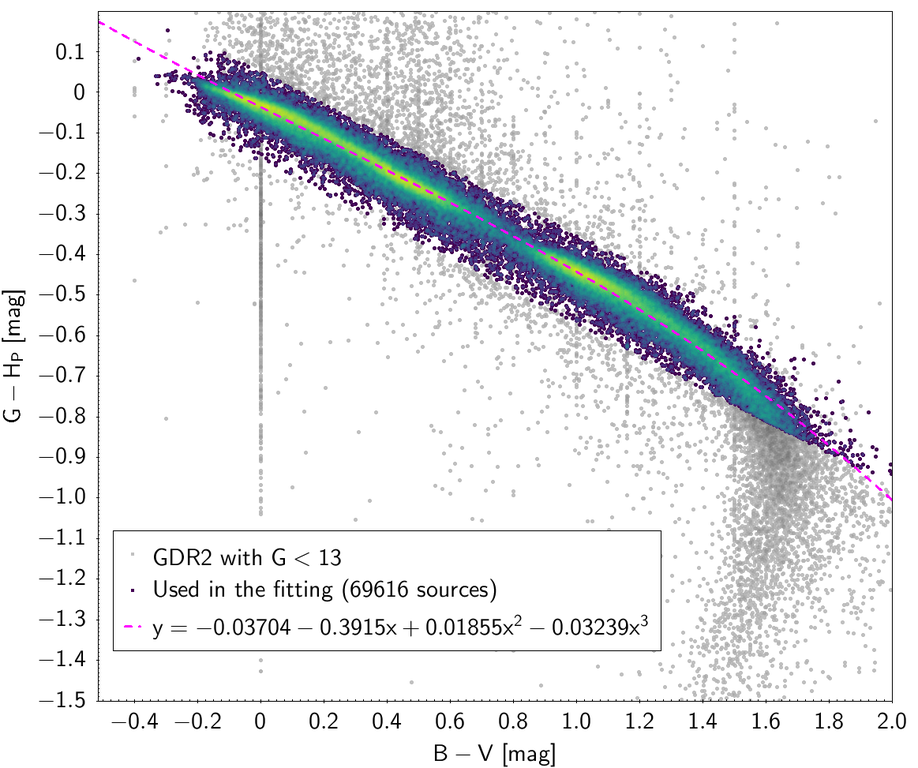
#> input picture ZOI/VR_Star/Assets/Gaia-BV_Graph/img/cu5pho_PhotTransf_GHvsBV.png, 918 x 768 px, shrunk from 1163 x 973 before the run
$ python render.py
#> lines starting #> are read from the running program, lines starting #| are printed output that depends on the picture
from cmath import sqrt
import os
import numpy as np
import matplotlib.pyplot as plt
from PIL import Image

fig, ax = plt.subplots()
plt.xlim(-0.82, 2.08)
plt.ylim(-1.67, 0.23)

x1 = np.arange(-1.1, 2.08, 0.01)
y1 = -0.03704 - 0.3915*x1 + 0.01855*x1**2 - 0.03239*x1**3
y2 = np.arange(-1.5, 0.2, 0.01)
def f(y):
    if(y >= -0.5):
        return -2.4*y-0.075
    else:
        #-2.1y^2-4.2y-0.45
        return -2.1 * y ** 2 - 4.2 * y - 0.45
x2 = np.vectorize(f)(y2)

c1,c2 = "black","red"
l1,l2 = "original","this graph"

ax.set_xlabel('$B-V[mag]$')
ax.set_ylabel('$G-H_P[mag]$')
ax.grid()
ax.plot(x1, y1, color=c1, label=l1)
ax.plot(x2, y2, color=c2, label=l2)
ax.legend(loc=0)
im = Image.open(os.path.dirname(__file__) + "/img/cu5pho_PhotTransf_GHvsBV.png")
#> im is the input picture: PIL image 918x768 RGB; mean R, G, B 232.5, 234, 236.2
ax.imshow(im, extent=[*ax.get_xlim(), *ax.get_ylim()], aspect='auto', alpha=0.6)
fig.tight_layout()
plt.savefig(os.path.dirname(__file__) + '/out.png', dpi=300)
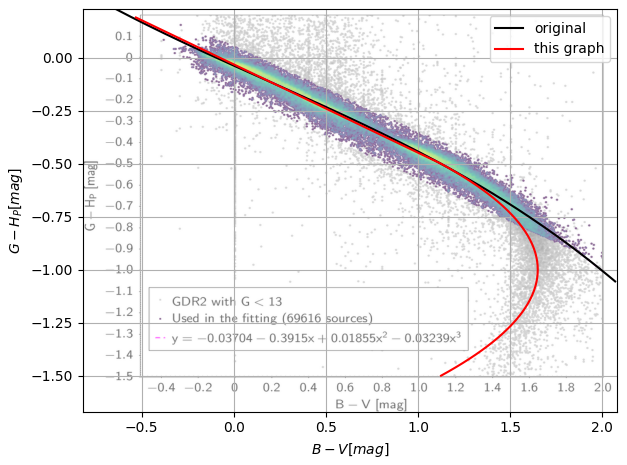
#> figure drawn by matplotlib, 1 panel
plt.show()

$ run again, with ZOI/VR_Star/Assets/Gaia-BV_Graph/img/cu5pho_PhotTransf_GHpvsBPRP.png copied over ZOI/VR_Star/Assets/Gaia-BV_Graph/img/cu5pho_PhotTransf_GHvsBV.png
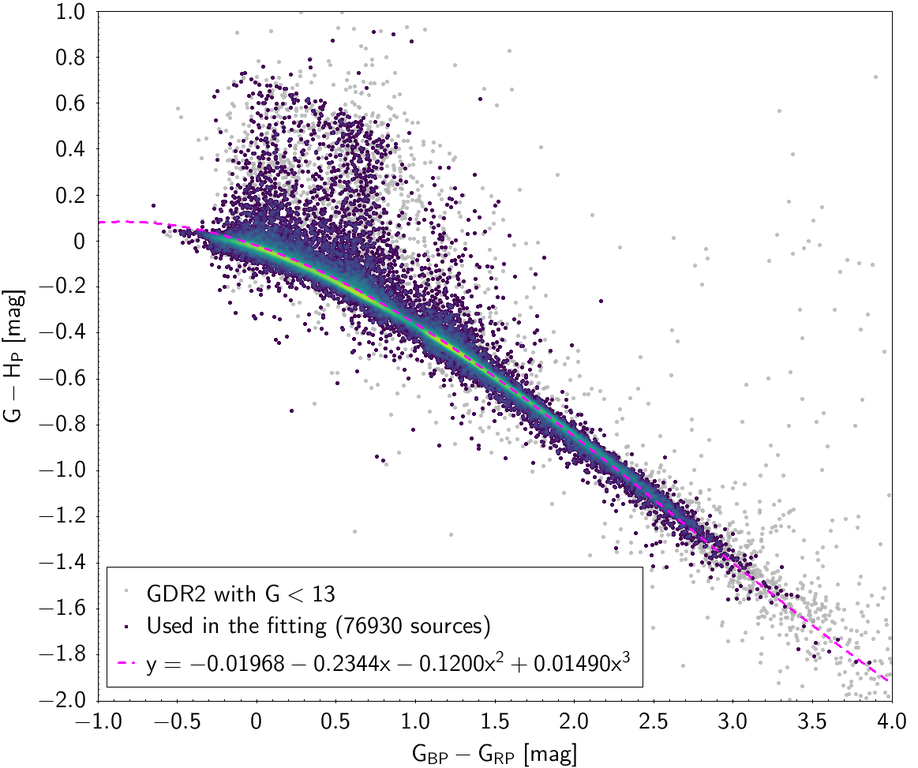
#> input picture ZOI/VR_Star/Assets/Gaia-BV_Graph/img/cu5pho_PhotTransf_GHpvsBPRP.png, 918 x 768 px, shrunk from 1163 x 973 before the run
#> im is the input picture: PIL image 918x768 RGB; mean R, G, B 238.5, 237.2, 240.8
#> `plt.savefig(os.path.dirname(__file__) + '/out.png', dpi=300)`:
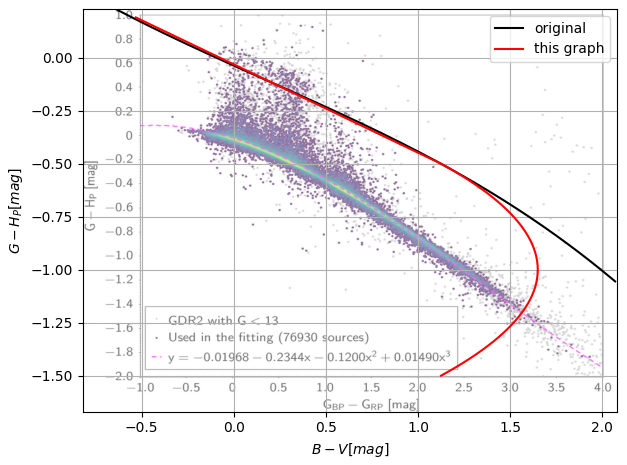
#> figure drawn by matplotlib, 1 panel
